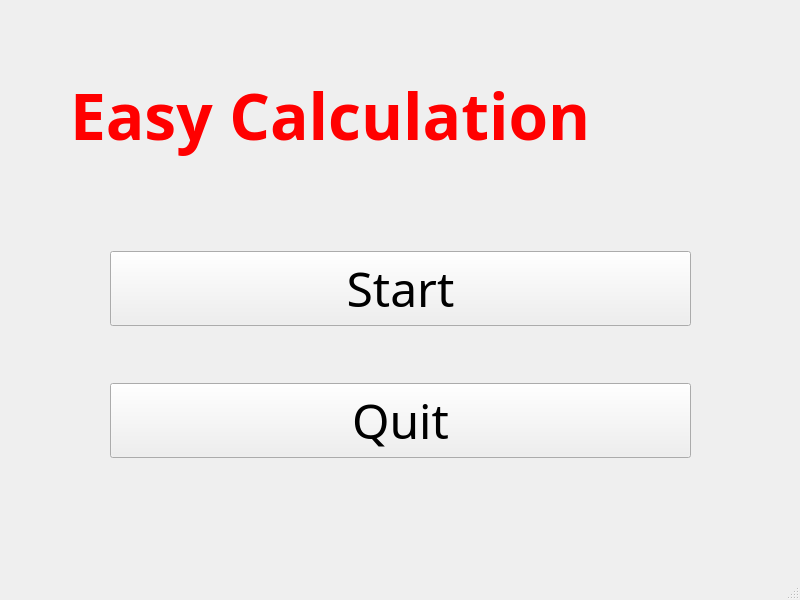
<?xml version="1.0" encoding="UTF-8"?>
<ui version="4.0">
 <class>MainWindow</class>
 <widget class="QMainWindow" name="MainWindow">
  <property name="geometry">
   <rect>
    <x>0</x>
    <y>0</y>
    <width>800</width>
    <height>600</height>
   </rect>
  </property>
  <property name="windowTitle">
   <string>MainWindow</string>
  </property>
  <widget class="QWidget" name="centralwidget">
   <widget class="QStackedWidget" name="stack_widget">
    <property name="geometry">
     <rect>
      <x>20</x>
      <y>10</y>
      <width>771</width>
      <height>581</height>
     </rect>
    </property>
    <property name="currentIndex">
     <number>0</number>
    </property>
    <widget class="QWidget" name="startMenu">
     <widget class="QLabel" name="label">
      <property name="geometry">
       <rect>
        <x>50</x>
        <y>20</y>
        <width>681</width>
        <height>171</height>
       </rect>
      </property>
      <property name="font">
       <font>
        <family>Gill Sans</family>
        <pointsize>48</pointsize>
        <bold>true</bold>
       </font>
      </property>
      <property name="text">
       <string>&lt;html&gt;&lt;head/&gt;&lt;body&gt;&lt;p&gt;&lt;span style=&quot; font-size:48pt; font-weight:700; color:#ff0000;&quot;&gt;Easy Calculation&lt;/span&gt;&lt;/p&gt;&lt;/body&gt;&lt;/html&gt;</string>
      </property>
     </widget>
     <widget class="QWidget" name="layoutWidget">
      <property name="geometry">
       <rect>
        <x>90</x>
        <y>190</y>
        <width>581</width>
        <height>311</height>
       </rect>
      </property>
      <layout class="QVBoxLayout" name="verticalLayout">
       <item>
        <widget class="QPushButton" name="btnStart">
         <property name="font">
          <font>
           <family>Modern No. 20</family>
           <pointsize>36</pointsize>
          </font>
         </property>
         <property name="text">
          <string>Start</string>
         </property>
        </widget>
       </item>
       <item>
        <widget class="QPushButton" name="btnQuit">
         <property name="font">
          <font>
           <family>Modern No. 20</family>
           <pointsize>36</pointsize>
          </font>
         </property>
         <property name="text">
          <string>Quit</string>
         </property>
        </widget>
       </item>
      </layout>
     </widget>
    </widget>
    <widget class="QWidget" name="mainMenu">
     <widget class="QWidget" name="layoutWidget">
      <property name="geometry">
       <rect>
        <x>-10</x>
        <y>90</y>
        <width>771</width>
        <height>431</height>
       </rect>
      </property>
      <layout class="QGridLayout" name="gridLayout">
       <item row="0" column="0">
        <widget class="QPushButton" name="btnPlus">
         <property name="font">
          <font>
           <pointsize>18</pointsize>
          </font>
         </property>
         <property name="text">
          <string>+</string>
         </property>
        </widget>
       </item>
       <item row="0" column="1">
        <widget class="QPushButton" name="btnMinus">
         <property name="font">
          <font>
           <pointsize>18</pointsize>
          </font>
         </property>
         <property name="text">
          <string>-</string>
         </property>
        </widget>
       </item>
       <item row="0" column="2">
        <widget class="QPushButton" name="btnTimes">
         <property name="font">
          <font>
           <pointsize>18</pointsize>
          </font>
         </property>
         <property name="text">
          <string>X</string>
         </property>
        </widget>
       </item>
       <item row="0" column="3">
        <widget class="QPushButton" name="btnDivide">
         <property name="font">
          <font>
           <pointsize>18</pointsize>
          </font>
         </property>
         <property name="text">
          <string>%</string>
         </property>
        </widget>
       </item>
       <item row="1" column="0">
        <widget class="QPushButton" name="btnSeven">
         <property name="font">
          <font>
           <pointsize>18</pointsize>
          </font>
         </property>
         <property name="text">
          <string>7</string>
         </property>
        </widget>
       </item>
       <item row="1" column="1">
        <widget class="QPushButton" name="btnEight">
         <property name="font">
          <font>
           <pointsize>18</pointsize>
          </font>
         </property>
         <property name="text">
          <string>8</string>
         </property>
        </widget>
       </item>
       <item row="1" column="2">
        <widget class="QPushButton" name="btnNine">
         <property name="font">
          <font>
           <pointsize>18</pointsize>
          </font>
         </property>
         <property name="text">
          <string>9</string>
         </property>
        </widget>
       </item>
       <item row="2" column="0">
        <widget class="QPushButton" name="btnFour">
         <property name="font">
          <font>
           <pointsize>18</pointsize>
          </font>
         </property>
         <property name="text">
          <string>4</string>
         </property>
        </widget>
       </item>
       <item row="2" column="1">
        <widget class="QPushButton" name="btnFive">
         <property name="font">
          <font>
           <pointsize>18</pointsize>
          </font>
         </property>
         <property name="text">
          <string>5</string>
         </property>
        </widget>
       </item>
       <item row="2" column="2">
        <widget class="QPushButton" name="btnSix">
         <property name="font">
          <font>
           <pointsize>18</pointsize>
          </font>
         </property>
         <property name="text">
          <string>6</string>
         </property>
        </widget>
       </item>
       <item row="3" column="0">
        <widget class="QPushButton" name="btnOne">
         <property name="font">
          <font>
           <pointsize>18</pointsize>
          </font>
         </property>
         <property name="text">
          <string>1</string>
         </property>
        </widget>
       </item>
       <item row="3" column="1">
        <widget class="QPushButton" name="btnTwo">
         <property name="font">
          <font>
           <pointsize>18</pointsize>
          </font>
         </property>
         <property name="text">
          <string>2</string>
         </property>
        </widget>
       </item>
       <item row="3" column="2">
        <widget class="QPushButton" name="btnThree">
         <property name="font">
          <font>
           <pointsize>18</pointsize>
          </font>
         </property>
         <property name="text">
          <string>3</string>
         </property>
        </widget>
       </item>
       <item row="4" column="0">
        <widget class="QPushButton" name="btnClear">
         <property name="font">
          <font>
           <pointsize>18</pointsize>
          </font>
         </property>
         <property name="text">
          <string>Clear</string>
         </property>
        </widget>
       </item>
       <item row="4" column="1">
        <widget class="QPushButton" name="btnZero">
         <property name="font">
          <font>
           <pointsize>18</pointsize>
          </font>
         </property>
         <property name="text">
          <string>0</string>
         </property>
        </widget>
       </item>
       <item row="4" column="2">
        <widget class="QPushButton" name="btnBack">
         <property name="font">
          <font>
           <pointsize>18</pointsize>
          </font>
         </property>
         <property name="text">
          <string>Back</string>
         </property>
        </widget>
       </item>
       <item row="4" column="3">
        <widget class="QPushButton" name="btnEqual">
         <property name="font">
          <font>
           <pointsize>18</pointsize>
          </font>
         </property>
         <property name="text">
          <string>=</string>
         </property>
        </widget>
       </item>
      </layout>
     </widget>
     <widget class="QTextBrowser" name="txtAnswer">
      <property name="geometry">
       <rect>
        <x>0</x>
        <y>0</y>
        <width>761</width>
        <height>101</height>
       </rect>
      </property>
      <property name="font">
       <font>
        <pointsize>36</pointsize>
        <bold>true</bold>
       </font>
      </property>
      <property name="layoutDirection">
       <enum>Qt::LayoutDirection::LeftToRight</enum>
      </property>
      <property name="frameShadow">
       <enum>QFrame::Shadow::Raised</enum>
      </property>
      <property name="html">
       <string>&lt;!DOCTYPE HTML PUBLIC &quot;-//W3C//DTD HTML 4.0//EN&quot; &quot;http://www.w3.org/TR/REC-html40/strict.dtd&quot;&gt;
&lt;html&gt;&lt;head&gt;&lt;meta name=&quot;qrichtext&quot; content=&quot;1&quot; /&gt;&lt;meta charset=&quot;utf-8&quot; /&gt;&lt;style type=&quot;text/css&quot;&gt;
p, li { white-space: pre-wrap; }
hr { height: 1px; border-width: 0; }
li.unchecked::marker { content: &quot;\2610&quot;; }
li.checked::marker { content: &quot;\2612&quot;; }
&lt;/style&gt;&lt;/head&gt;&lt;body style=&quot; font-family:'Segoe UI'; font-size:36pt; font-weight:700; font-style:normal;&quot;&gt;
&lt;p style=&quot; margin-top:0px; margin-bottom:0px; margin-left:0px; margin-right:0px; -qt-block-indent:0; text-indent:0px;&quot;&gt;0&lt;/p&gt;
&lt;p style=&quot;-qt-paragraph-type:empty; margin-top:0px; margin-bottom:0px; margin-left:0px; margin-right:0px; -qt-block-indent:0; text-indent:0px;&quot;&gt;&lt;br /&gt;&lt;/p&gt;&lt;/body&gt;&lt;/html&gt;</string>
      </property>
     </widget>
    </widget>
   </widget>
  </widget>
  <widget class="QStatusBar" name="statusbar"/>
 </widget>
 <resources/>
 <connections/>
</ui>
